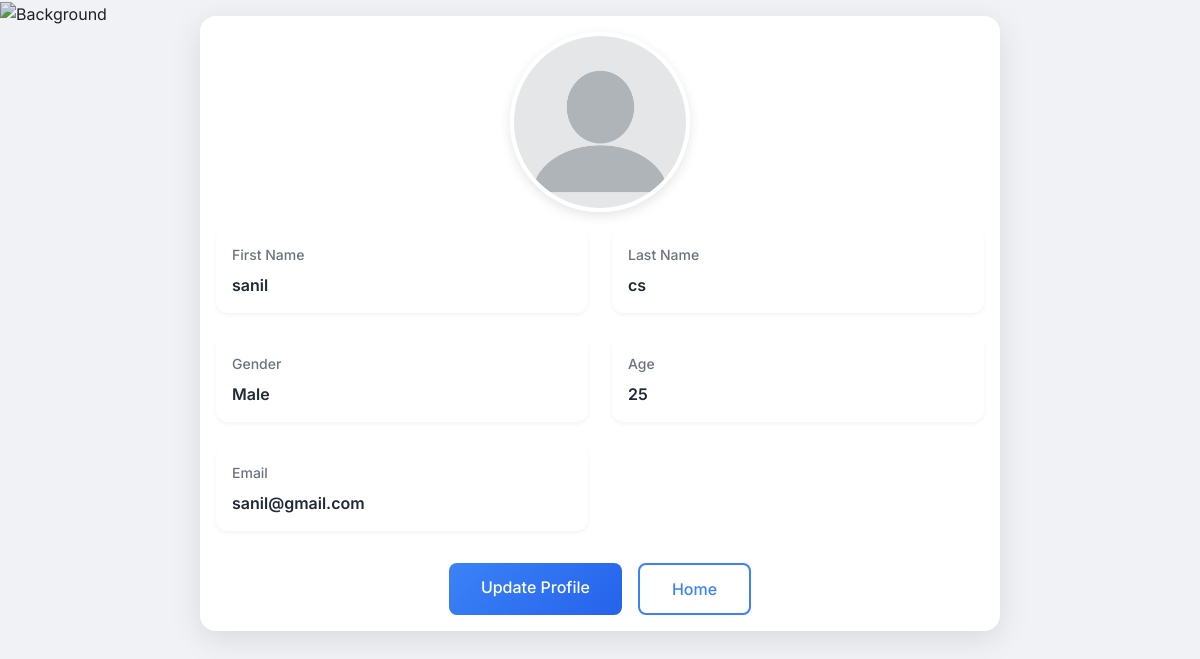
The page /accounts/profile/ (signed in) on the database its author committed.
### accounts/models.py (models this page shows)
class CustUser(AbstractUser):
    email = models.EmailField(unique=True)
    phone = models.IntegerField(null=True)
    options = (
        ('Male', 'Male'),
        ('Female', 'Female'),
        ('Others', 'Others')
    )
    COURSE_CHOICES = [
        ('Python', 'Python'),
        ('HTML', 'HTML'),
        ('PHP', 'PHP'),
        ('None', 'None')# SELECTING COURSE
    ]
    gender = models.CharField(max_length=100, choices=options, null=True, default='Male')
    age = models.IntegerField(null=True)
    Course = models.CharField(max_length=10, choices=COURSE_CHOICES, default='None', null=True, blank=True)
    is_student = models.BooleanField(null=True, blank=True, default=False)
    is_faculty = models.BooleanField(null=True, blank=True, default=False)
    is_hr = models.BooleanField(null=True, blank=True, default=False)
    is_active_basic = models.BooleanField(default=False, null=True, blank=True)
    is_active_inter = models.BooleanField(default=False, null=True, blank=True)
    is_active_adv = models.BooleanField(default=False, null=True, blank=True)
    is_active_coding = models.BooleanField(default=False, null=True, blank=True)

### accounts/views.py (the view)
# urls.py: path('profile/', Profile.as_view(), name='pro'),
class Profile(TemplateView):
    template_name = 'profile.html'
    def get_context_data(self, **kwargs):
        context = super().get_context_data(**kwargs)
        context['data'] = CustUser.objects.get(id=self.request.user.id)
        return context

### accounts/templates/profile.html (shortened to what this page needs)
<!DOCTYPE html>
<html lang="en">
<head>
    <link rel="stylesheet" href="https://stackpath.bootstrapcdn.com/bootstrap/4.3.1/css/bootstrap.min.css">
</head>
<body>
    {% load static %}
    <div class="bg-img">
        <img src="{% static 'images/learning.jpg' %}" alt="Background">
    </div>
    <div class="profile-container">
        <div class="profile-header">
            <img src="{% static 'images/pro.webp' %}" alt="Profile Image" class="profile-image">
        </div>
        <div class="info-grid">
            <div class="info-item">
                <div class="info-label">First Name</div>
                <div class="info-value">{{data.first_name}}</div>
            </div>
            <div class="info-item">
                <div class="info-label">Last Name</div>
                <div class="info-value">{{data.last_name}}</div>
            </div>
            <div class="info-item">
                <div class="info-label">Gender</div>
                <div class="info-value">{{data.gender}}</div>
            </div>
            <div class="info-item">
                <div class="info-label">Age</div>
                <div class="info-value">{{data.age}}</div>
            </div>
            <div class="info-item">
                <div class="info-label">Email</div>
                <div class="info-value">{{data.email}}</div>
            </div>
        </div>
        <div class="action-buttons">
            <a href="{% url 'proupd' data.id %}" class="btn btn-update">Update Profile</a>
            <a href="{% url 'h' %}" class="btn btn-home">Home</a>
        </div>
    </div>
</body>
</html>

### accounts/templates/profile.html (style rules this page uses)
body { font-family: 'Inter', sans-serif; background: #f0f2f5; min-height: 100%; }
.profile-container { max-width: 800px; margin: 1rem auto; background: rgba(255, 255, 255, 0.95); border-radius: 1rem; box-shadow: 0 8px 32px rgba(0, 0, 0, 0.1); backdrop-filter: blur(10px); padding: 1rem; }
.profile-header { text-align: center; margin-bottom: 1rem; }
.profile-image { width: 180px; height: 180px; border-radius: 50%; object-fit: cover; border: 4px solid #fff; box-shadow: 0 4px 12px rgba(0, 0, 0, 0.1); }
.info-grid { display: grid; grid-template-columns: repeat(2, 1fr); gap: 1.5rem; margin-bottom: 2rem; }
.info-item { background: #fff; border-radius: 0.75rem; padding: 1rem; box-shadow: 0 2px 4px rgba(0, 0, 0, 0.05); }
.info-label { color: #6b7280; font-size: 0.875rem; font-weight: 500; margin-bottom: 0.5rem; }
.info-value { color: #1f2937; font-weight: 600; font-size: 1rem; }
.action-buttons { display: flex; gap: 1rem; justify-content: center; }
.btn-update { background: linear-gradient(135deg, #3b82f6, #2563eb); border: none; padding: 0.75rem 2rem; color: white; border-radius: 0.5rem; font-weight: 500; transition: all 0.3s ease; }
.btn-home { background: #fff; border: 2px solid #3b82f6; color: #3b82f6; padding: 0.75rem 2rem; border-radius: 0.5rem; font-weight: 500; transition: all 0.3s ease; }
.bg-img { position: fixed; top: 0; left: 0; width: 100%; height: 100%; z-index: -1; }
.bg-img img { width: 100%; height: 100%; object-fit: cover; filter: brightness(0.9); }

### rows shown on the page
CustUser: first_name "sanil", last_name "cs", gender "Male", age "25", email "sanil@gmail.com"
